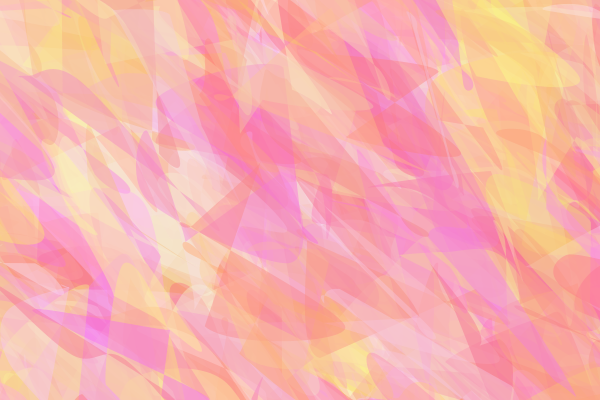
Frame 1 (no input)
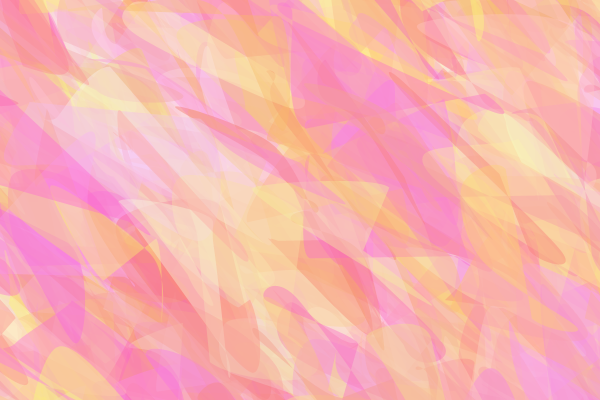
Frame 2 (the mouse pressed at the canvas centre, redrawn once)

The Processing sketch that drew these frames (run headless with seeded random() and noise(); the mouse was pressed at the canvas centre and the sketch redrawn once):

// Processing sketch: processing_60585
// ── processing_60585.pde

void setup() {
  smooth();
  size(600, 400);
  background(255);
}
void draw() {
  background(255);
  smooth();
  for (int i=0; i<800; i++) {
    pushMatrix();
    translate(random(-150, width), random(-150, height));
    noStroke();
    fill(int(random(242, 255)), int(random(100, 255)), int(random(100, 250)), 100);
    float x1= random(0, 150);
    float y1=random(0, 150);
    float x2= random(x1, 200);
    float y2=random(y1, 200);
    float x3=random(x2, 200);
    float y3=random(y2, 200);
    float x4=random(0, x2);
    float y4=random(0, y3-60);
    float x5=random(0, x4);
    float y5= random(0, y4);
    float x6=random(0, 150);
    float y6=random(0, 150);
    beginShape();
    curveVertex (x1, y1);
    curveVertex (x2, y2 );
    curveVertex (x3, y3 );    
    curveVertex (x4, y4 );    
    curveVertex (x5, y5 );    
    curveVertex (x6, y6 );    
    curveVertex (x1, y1);
    endShape(CLOSE);
    noLoop();
    popMatrix();
  }

}
